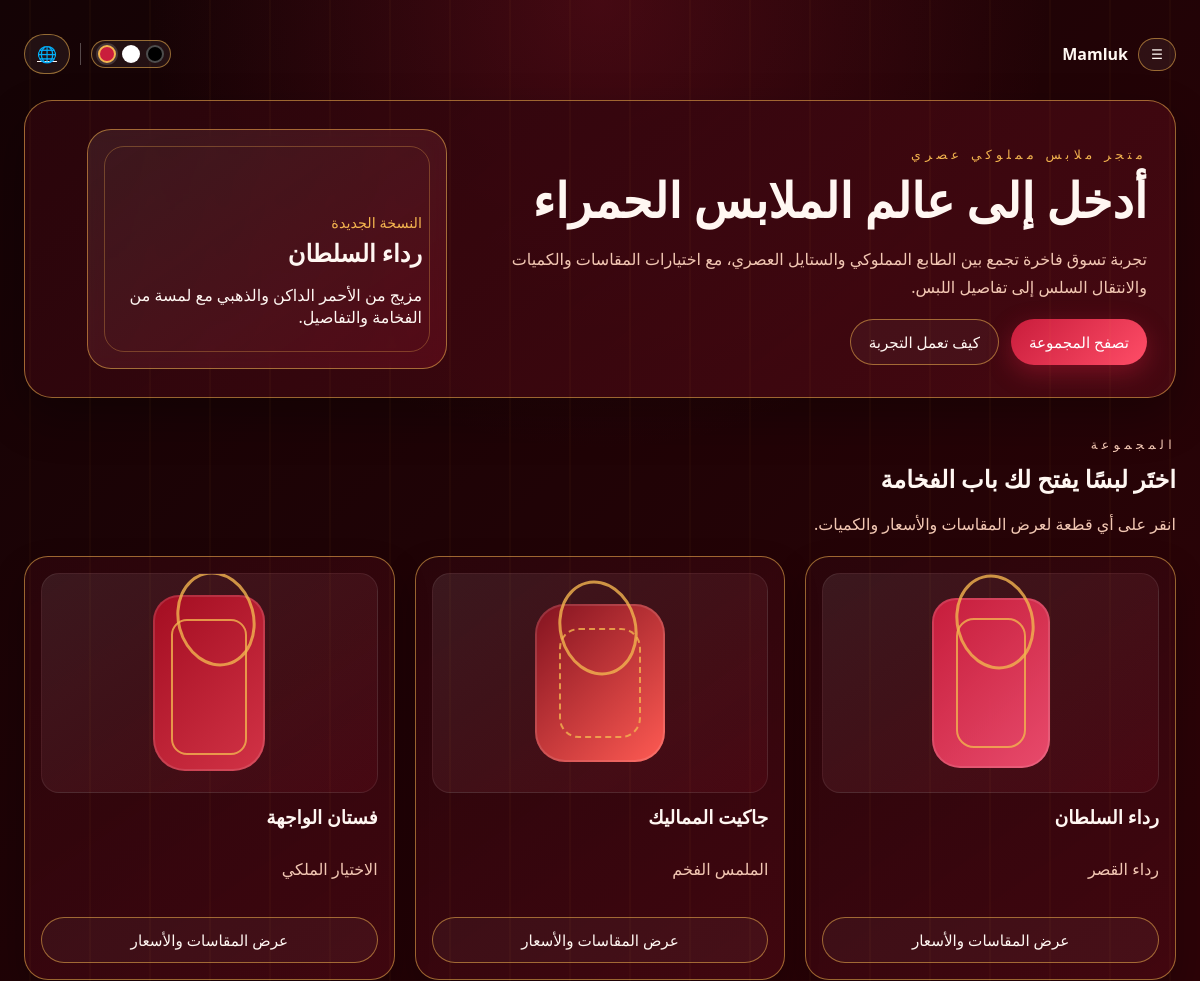
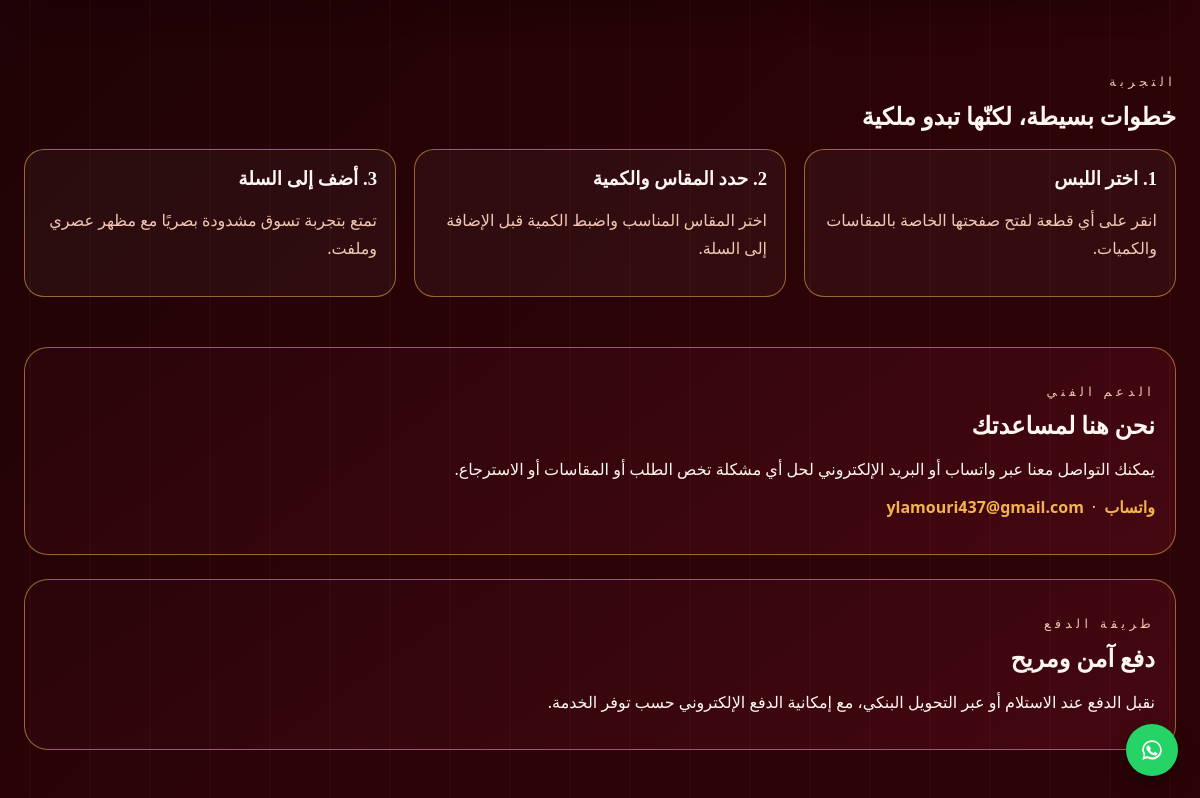
The page / on the database its author committed (2 pictures, top to bottom).
### tables this page shows
CREATE TABLE site_settings (
    key TEXT PRIMARY KEY,
    value TEXT NOT NULL
);

CREATE TABLE products (
    id INTEGER PRIMARY KEY AUTOINCREMENT,
    name_ar TEXT NOT NULL,
    name_en TEXT NOT NULL,
    description_ar TEXT NOT NULL,
    description_en TEXT NOT NULL,
    price INTEGER NOT NULL,
    quantity INTEGER NOT NULL,
    sizes TEXT NOT NULL,
    visual TEXT NOT NULL,
    accent_ar TEXT NOT NULL,
    accent_en TEXT NOT NULL
);

### app.py (the view)
@app.route("/")
def index():
    conn = get_db()
    products = conn.execute("SELECT * FROM products ORDER BY id").fetchall()
    conn.close()
    toast_message = None
    if request.args.get("added"):
        toast_message = "تمت الإضافة إلى السلة" if is_ar() else "Added to cart"
    return render_template("index.html", products=products, toast_message=toast_message)

### app.py (called while the page is built)
def is_ar():
    return session.get("lang", "ar") == "ar"

def theme():
    return session.get("theme", "red")

def get_settings():
    conn = get_db()
    rows = conn.execute("SELECT key, value FROM site_settings").fetchall()
    conn.close()
    data = dict(SETTINGS_DEFAULTS)
    data.update({r["key"]: r["value"] for r in rows})
    return data

def visitor_hash():
    raw = f"{request.remote_addr}|{request.headers.get('User-Agent', '')}|{app.secret_key[:8]}"
    return hashlib.sha256(raw.encode("utf-8")).hexdigest()[:32]

def get_cart():
    return session.get("cart", [])

def cart_count():
    return sum(i["quantity"] for i in get_cart())

def require_admin():
    return session.get("admin_username") is not None

@app.after_request
def set_security_headers(response):
    response.headers["X-Content-Type-Options"] = "nosniff"
    response.headers["X-Frame-Options"] = "DENY"
    response.headers["Referrer-Policy"] = "strict-origin-when-cross-origin"
    response.headers["Permissions-Policy"] = "geolocation=(), microphone=(), camera=()"
    response.headers["Content-Security-Policy"] = (
        "default-src 'self'; base-uri 'self'; frame-ancestors 'none'; "
        "img-src 'self' data:; style-src 'self'; script-src 'self'"
    )
    if request.is_secure:
        response.headers["Strict-Transport-Security"] = "max-age=31536000; includeSubDomains"
    return response

@app.before_request
def track_visit_and_lang():
    if request.args.get("lang") in ("ar", "en"):
        session["lang"] = request.args.get("lang")
    if request.args.get("theme") in ("red", "black", "white"):
        session["theme"] = request.args.get("theme")
    if (
        request.method == "GET"
        and not request.path.startswith("/static")
        and request.path not in ("/manifest.json", "/sw.js", "/favicon.ico")
    ):
        conn = get_db()
        conn.execute(
            "INSERT INTO page_visits (path, visitor_hash, user_agent, created_at) VALUES (?,?,?,?)",
            (request.path, visitor_hash(), request.headers.get("User-Agent", "")[:255],
             datetime.utcnow().isoformat()),
        )
        conn.commit()
        conn.close()

### db.py (called while the page is built)
def get_db():
    conn = sqlite3.connect(DB_PATH)
    conn.row_factory = sqlite3.Row
    conn.execute("PRAGMA foreign_keys = ON")
    return conn

### templates/index.html
{% extends "base.html" %}
{% block content %}
{% set s = settings() %}
<main class="page-shell">
  <header class="hero">
    <div class="hero-copy">
      <p class="eyebrow">{{ s.hero_eyebrow_ar if is_ar() else s.hero_eyebrow_en }}</p>
      <h1>{{ s.hero_title_ar if is_ar() else s.hero_title_en }}</h1>
      <p class="hero-text">{{ s.hero_text_ar if is_ar() else s.hero_text_en }}</p>
      <div class="hero-actions">
        <a class="btn primary" href="#collection">{{ 'تصفح المجموعة' if is_ar() else 'Browse Collection' }}</a>
        <a class="btn ghost" href="#about">{{ 'كيف تعمل التجربة' if is_ar() else 'How it works' }}</a>
      </div>
    </div>
    <div class="hero-card">
      <div class="hero-card-inner">
        <span>{{ 'النسخة الجديدة' if is_ar() else 'New release' }}</span>
        <h2>{{ s.hero_card_title_ar if is_ar() else s.hero_card_title_en }}</h2>
        <p>{{ s.hero_card_text_ar if is_ar() else s.hero_card_text_en }}</p>
      </div>
    </div>
  </header>
  <section id="collection" class="products">
    <div class="section-heading">
      <p class="eyebrow">{{ 'المجموعة' if is_ar() else 'Collection' }}</p>
      <h2>{{ 'اختَر لبسًا يفتح لك باب الفخامة' if is_ar() else 'Choose a garment that opens the door to luxury' }}</h2>
      <p class="hero-text">{{ 'انقر على أي قطعة لعرض المقاسات والأسعار والكميات.' if is_ar() else 'Click any piece to see sizes, prices, and quantities.' }}</p>
    </div>
    <div class="product-grid">
      {% for p in products %}
      <a class="product-card" href="{{ url_for('product_detail', product_id=p.id) }}">
        <div class="product-visual"><div class="{{ p.visual }}"></div></div>
        <div class="product-info">
          <h3>{{ p.name_ar if is_ar() else p.name_en }}</h3>
          <p>{{ p.accent_ar if is_ar() else p.accent_en }}</p>
          <span class="btn ghost full-width">{{ 'عرض المقاسات والأسعار' if is_ar() else 'View sizes & price' }}</span>
        </div>
      </a>
      {% endfor %}
    </div>
  </section>
  <section id="about" class="how-it-works">
    <div class="section-heading">
      <p class="eyebrow">{{ 'التجربة' if is_ar() else 'Experience' }}</p>
      <h2>{{ 'خطوات بسيطة، لكنّها تبدو ملكية' if is_ar() else 'Simple steps, yet they feel royal' }}</h2>
    </div>
    <div class="steps">
      <article><h3>{{ '1. اختر اللبس' if is_ar() else '1. Pick a garment' }}</h3><p>{{ 'انقر على أي قطعة لفتح صفحتها الخاصة بالمقاسات والكميات.' if is_ar() else 'Click any piece to open its own sizes & quantity page.' }}</p></article>
      <article><h3>{{ '2. حدد المقاس والكمية' if is_ar() else '2. Choose size & quantity' }}</h3><p>{{ 'اختر المقاس المناسب واضبط الكمية قبل الإضافة إلى السلة.' if is_ar() else 'Pick the right size and set the quantity before adding to cart.' }}</p></article>
      <article><h3>{{ '3. أضف إلى السلة' if is_ar() else '3. Add to cart' }}</h3><p>{{ 'تمتع بتجربة تسوق مشدودة بصريًا مع مظهر عصري وملفت.' if is_ar() else 'Enjoy a visually striking, modern shopping experience.' }}</p></article>
    </div>
  </section>
  <section id="support" class="info-section">
    <div class="section-heading">
      <p class="eyebrow">{{ 'الدعم الفني' if is_ar() else 'Support' }}</p>
      <h2>{{ 'نحن هنا لمساعدتك' if is_ar() else 'We are here to help' }}</h2>
    </div>
    <p>{{ s.support_text_ar if is_ar() else s.support_text_en }}</p>
    <p class="contact-line">
      <a href="https://wa.me/{{ s.whatsapp_number }}" target="_blank" rel="noopener">{{ 'واتساب' if is_ar() else 'WhatsApp' }}</a>
      ·
      <a href="mailto:{{ s.contact_email }}">{{ s.contact_email }}</a>
    </p>
  </section>
  <section id="payment" class="info-section">
    <div class="section-heading">
      <p class="eyebrow">{{ 'طريقة الدفع' if is_ar() else 'Payment' }}</p>
      <h2>{{ 'دفع آمن ومريح' if is_ar() else 'Secure and convenient payment' }}</h2>
    </div>
    <p>{{ s.payment_text_ar if is_ar() else s.payment_text_en }}</p>
  </section>
</main>
{% endblock %}

### templates/base.html (shortened to what this page needs)
<!DOCTYPE html>
<html lang="{{ 'ar' if is_ar() else 'en' }}" dir="{{ 'rtl' if is_ar() else 'ltr' }}" data-theme="{{ theme() }}">
  <head>
    <link rel="stylesheet" href="{{ url_for('static', filename='styles.css') }}" />
  </head>
  <body data-toast="{{ toast_message or '' }}">
    <div class="ornament" aria-hidden="true"></div>
    <div class="top-bar">
      <div class="top-left">
        <button id="menuToggle" class="menu-toggle" aria-label="Open menu">☰</button>
        <a class="brand" href="{{ url_for('index') }}">Mamluk</a>
      </div>
      <div class="top-controls">
        <div class="theme-switch" role="group" aria-label="{{ 'تغيير لون الصفحة' if is_ar() else 'Change page color' }}">
          <a class="theme-dot theme-dot-black {{ 'active' if theme() == 'black' }}" href="{{ request.path }}?theme=black" title="{{ 'أسود' if is_ar() else 'Black' }}" aria-label="{{ 'أسود' if is_ar() else 'Black' }}"></a>
          <a class="theme-dot theme-dot-white {{ 'active' if theme() == 'white' }}" href="{{ request.path }}?theme=white" title="{{ 'أبيض' if is_ar() else 'White' }}" aria-label="{{ 'أبيض' if is_ar() else 'White' }}"></a>
          <a class="theme-dot theme-dot-red {{ 'active' if theme() == 'red' }}" href="{{ request.path }}?theme=red" title="{{ 'أحمر' if is_ar() else 'Red' }}" aria-label="{{ 'أحمر' if is_ar() else 'Red' }}"></a>
        </div>
        <a class="lang-btn" href="{{ request.path }}?lang={{ 'en' if is_ar() else 'ar' }}" aria-label="Switch language">🌐</a>
      </div>
    </div>
    {% block content %}{% endblock %}
    {% set s = settings() %}
    {% if s.whatsapp_number %}
    <a class="whatsapp-fab" href="https://wa.me/{{ s.whatsapp_number }}" target="_blank" rel="noopener" aria-label="WhatsApp">
    </a>
    {% endif %}
  </body>
</html>

### rows shown on the page
site_settings: value "متجر ملابس مملوكي عصري"
site_settings: value "أدخل إلى عالم الملابس الحمراء"
site_settings: value "تجربة تسوق فاخرة تجمع بين الطابع المملوكي والستايل العصري، مع اختيارات المقاسات والكميات والانتقال السلس إلى تفاصيل اللبس."
site_settings: value "رداء السلطان"
site_settings: value "مزيج من الأحمر الداكن والذهبي مع لمسة من الفخامة والتفاصيل."
products: name_ar "رداء السلطان", accent_ar "رداء القصر", value "عرض المقاسات والأسعار"
products: name_ar "جاكيت المماليك", accent_ar "الملمس الفخم", value "عرض المقاسات والأسعار"
products: name_ar "فستان الواجهة", accent_ar "الاختيار الملكي", value "عرض المقاسات والأسعار"
site_settings: value "يمكنك التواصل معنا عبر واتساب أو البريد الإلكتروني لحل أي مشكلة تخص الطلب أو المقاسات أو الاسترجاع."
site_settings: contact_email "ylamouri437@gmail.com"
site_settings: value "نقبل الدفع عند الاستلام أو عبر التحويل البنكي، مع إمكانية الدفع الإلكتروني حسب توفر الخدمة."

### other values the page prints
{{ 'تصفح المجموعة' if is_ar() else 'Browse Collection' }} "تصفح المجموعة"
{{ 'كيف تعمل التجربة' if is_ar() else 'How it works' }} "كيف تعمل التجربة"
{{ 'النسخة الجديدة' if is_ar() else 'New release' }} "النسخة الجديدة"
{{ 'المجموعة' if is_ar() else 'Collection' }} "المجموعة"
{{ 'التجربة' if is_ar() else 'Experience' }} "التجربة"
{{ '1. اختر اللبس' if is_ar() else '1. Pick a garment' }} "1. اختر اللبس"
{{ '2. حدد المقاس والكمية' if is_ar() else '2. Choose size & quantity' }} "2. حدد المقاس والكمية"
{{ '3. أضف إلى السلة' if is_ar() else '3. Add to cart' }} "3. أضف إلى السلة"
{{ 'الدعم الفني' if is_ar() else 'Support' }} "الدعم الفني"
{{ 'نحن هنا لمساعدتك' if is_ar() else 'We are here to help' }} "نحن هنا لمساعدتك"
{{ 'واتساب' if is_ar() else 'WhatsApp' }} "واتساب"
{{ 'طريقة الدفع' if is_ar() else 'Payment' }} "طريقة الدفع"
{{ 'دفع آمن ومريح' if is_ar() else 'Secure and convenient payment' }} "دفع آمن ومريح"
